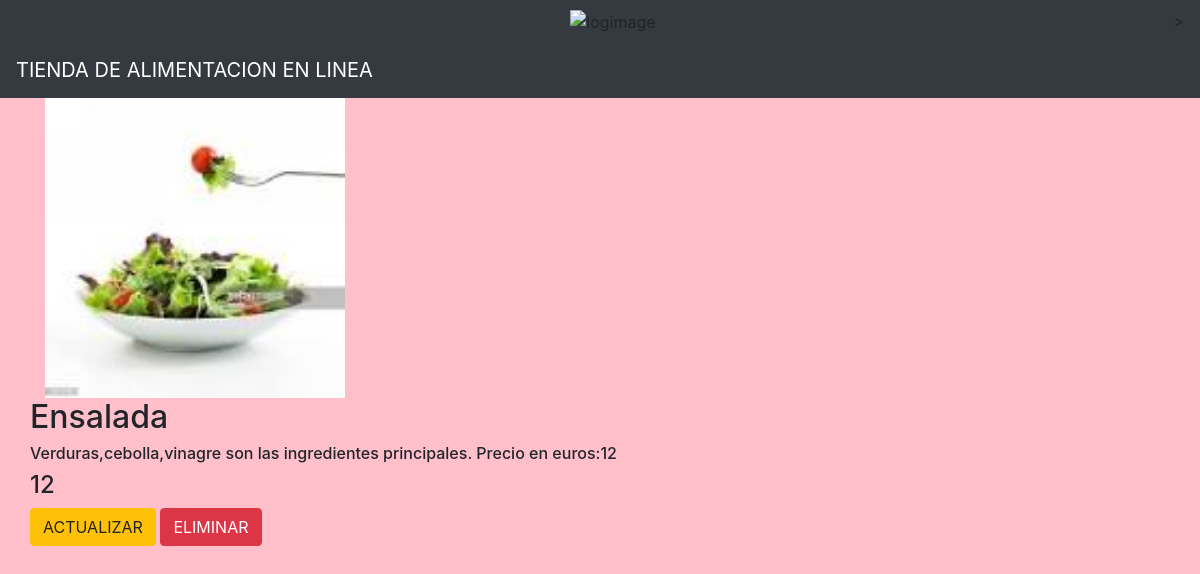
/movie/3/, run on the app's committed database.
### movieapp/models.py (models this page shows, shortened)
class Movie(models.Model):
    name=models.CharField(max_length=250)
    description=models.TextField()
    year=models.IntegerField()
    image=models.ImageField(upload_to='gallery')

### movieapp/views.py (the view)
# urls.py: path('movie/<int:movie_id>/',views.detail,name='detail'),
def detail(request, movie_id):
    movie = Movie.objects.get(id=movie_id)
    return render(request, 'detail.html', {"movie": movie})

### templates/detail.html
{% extends 'base.html' %}
{% block body %}
<div class="container">
    <div class="row">
        <div class="col-md-6">
            <img src="{{movie.image.url}}" width="300" height="300">
        </div>
<div class="'col-md-10">
    <h2>{{movie.name}}</h2>
    <h6>{{movie.description}}</h6>
    <h4>{{movie.year}}</h4>
<a class="btn btn-warning" href="{% url 'movieapp:update' movie.id %}">ACTUALIZAR</a>
<a class="btn btn-danger" href="{% url 'movieapp:delete' movie.id %}">ELIMINAR</a>
</div>
    </div>
</div>
{% endblock %}

### static/style.css (style rules this page uses)
body { background-color:pink; }

### data on the page
Movie: image (picture), name "Ensalada", description "Verduras,cebolla,vinagre son las ingredientes principales. Precio en euros:12", year "12"
